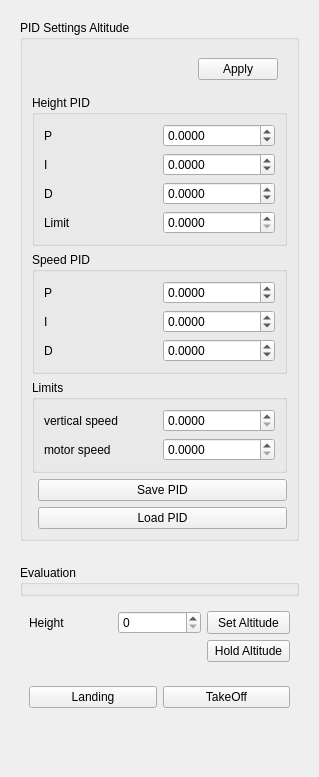
         <widget class="QWidget" name="tab_3">
          <attribute name="title">
           <string>Altitude Control</string>
          </attribute>
          <layout class="QVBoxLayout" name="verticalLayout_8">
           <item>
            <widget class="QWidget" name="widget_10" native="true">
             <property name="sizePolicy">
              <sizepolicy hsizetype="Minimum" vsizetype="Minimum">
               <horstretch>0</horstretch>
               <verstretch>0</verstretch>
              </sizepolicy>
             </property>
             <layout class="QVBoxLayout" name="verticalLayout_4">
              <item>
               <widget class="QGroupBox" name="groupBox_PID_Attitude_2">
                <property name="sizePolicy">
                 <sizepolicy hsizetype="Minimum" vsizetype="Preferred">
                  <horstretch>0</horstretch>
                  <verstretch>0</verstretch>
                 </sizepolicy>
                </property>
                <property name="title">
                 <string>PID Settings Altitude</string>
                </property>
                <layout class="QFormLayout" name="formLayout_4">
                 <property name="fieldGrowthPolicy">
                  <enum>QFormLayout::AllNonFixedFieldsGrow</enum>
                 </property>
                 <item row="0" column="0" colspan="2">
                  <widget class="QWidget" name="widget_11" native="true">
                   <property name="sizePolicy">
                    <sizepolicy hsizetype="Minimum" vsizetype="Preferred">
                     <horstretch>0</horstretch>
                     <verstretch>0</verstretch>
                    </sizepolicy>
                   </property>
                   <layout class="QHBoxLayout" name="horizontalLayout_5">
                    <item>
                     <spacer name="horizontalSpacer_2">
                      <property name="orientation">
                       <enum>Qt::Horizontal</enum>
                      </property>
                      <property name="sizeHint" stdset="0">
                       <size>
                        <width>157</width>
                        <height>20</height>
                       </size>
                      </property>
                     </spacer>
                    </item>
                    <item>
                     <widget class="QPushButton" name="setOPID_alt">
                      <property name="text">
                       <string>Apply</string>
                      </property>
                     </widget>
                    </item>
                   </layout>
                  </widget>
                 </item>
                 <item row="1" column="0" colspan="2">
                  <widget class="QGroupBox" name="groupBox_7">
                   <property name="title">
                    <string>Height PID</string>
                   </property>
                   <layout class="QGridLayout" name="gridLayout_14">
                    <item row="0" column="0">
                     <widget class="QLabel" name="label_19">
                      <property name="text">
                       <string>P</string>
                      </property>
                     </widget>
                    </item>
                    <item row="0" column="1">
                     <widget class="QDoubleSpinBox" name="doubleSpinBox_outP_alt">
                      <property name="decimals">
                       <number>4</number>
                      </property>
                      <property name="minimum">
                       <double>-10.000000000000000</double>
                      </property>
                      <property name="maximum">
                       <double>10.000000000000000</double>
                      </property>
                     </widget>
                    </item>
                    <item row="1" column="1">
                     <widget class="QDoubleSpinBox" name="doubleSpinBox_outI_alt">
                      <property name="decimals">
                       <number>4</number>
                      </property>
                      <property name="minimum">
                       <double>-10.000000000000000</double>
                      </property>
                      <property name="maximum">
                       <double>10.000000000000000</double>
                      </property>
                     </widget>
                    </item>
                    <item row="2" column="1">
                     <widget class="QDoubleSpinBox" name="doubleSpinBox_outD_alt">
                      <property name="enabled">
                       <bool>true</bool>
                      </property>
                      <property name="decimals">
                       <number>4</number>
                      </property>
                      <property name="minimum">
                       <double>-10.000000000000000</double>
                      </property>
                      <property name="maximum">
                       <double>10.000000000000000</double>
                      </property>
                     </widget>
                    </item>
                    <item row="3" column="1">
                     <widget class="QDoubleSpinBox" name="doubleSpinBox_outLimit_alt">
                      <property name="decimals">
                       <number>4</number>
                      </property>
                      <property name="maximum">
                       <double>300.000000000000000</double>
                      </property>
                     </widget>
                    </item>
                    <item row="1" column="0">
                     <widget class="QLabel" name="label_20">
                      <property name="text">
                       <string>I</string>
                      </property>
                     </widget>
                    </item>
                    <item row="2" column="0">
                     <widget class="QLabel" name="label_24">
                      <property name="enabled">
                       <bool>true</bool>
                      </property>
                      <property name="text">
                       <string>D</string>
                      </property>
                     </widget>
                    </item>
                    <item row="3" column="0">
                     <widget class="QLabel" name="label_25">
                      <property name="text">
                       <string>Limit</string>
                      </property>
                     </widget>
                    </item>
                   </layout>
                  </widget>
                 </item>
                 <item row="3" column="0" colspan="2">
                  <widget class="QGroupBox" name="groupBox_9">
                   <property name="title">
                    <string>Limits</string>
                   </property>
                   <layout class="QGridLayout" name="gridLayout_16">
                    <item row="1" column="1">
                     <widget class="QDoubleSpinBox" name="doubleSpinBox_filterW_alt">
                      <property name="decimals">
                       <number>4</number>
                      </property>
                      <property name="maximum">
                       <double>1.000000000000000</double>
                      </property>
                      <property name="singleStep">
                       <double>0.010000000000000</double>
                      </property>
                     </widget>
                    </item>
                    <item row="1" column="0">
                     <widget class="QLabel" name="label_30">
                      <property name="text">
                       <string>vertical speed</string>
                      </property>
                     </widget>
                    </item>
                    <item row="2" column="0">
                     <widget class="QLabel" name="label_29">
                      <property name="text">
                       <string>motor speed</string>
                      </property>
                     </widget>
                    </item>
                    <item row="2" column="1">
                     <widget class="QDoubleSpinBox" name="doubleSpinBox_filterDeltaW_alt">
                      <property name="decimals">
                       <number>4</number>
                      </property>
                      <property name="maximum">
                       <double>1.000000000000000</double>
                      </property>
                      <property name="singleStep">
                       <double>0.010000000000000</double>
                      </property>
                     </widget>
                    </item>
                   </layout>
                  </widget>
                 </item>
                 <item row="4" column="1">
                  <widget class="QPushButton" name="pushButton_save_alt">
                   <property name="sizePolicy">
                    <sizepolicy hsizetype="Minimum" vsizetype="Minimum">
                     <horstretch>0</horstretch>
                     <verstretch>0</verstretch>
                    </sizepolicy>
                   </property>
                   <property name="text">
                    <string>Save PID</string>
                   </property>
                   <property name="autoDefault">
                    <bool>false</bool>
                   </property>
                  </widget>
                 </item>
                 <item row="5" column="1">
                  <widget class="QPushButton" name="pushButton_load_alt">
                   <property name="sizePolicy">
                    <sizepolicy hsizetype="Minimum" vsizetype="Minimum">
                     <horstretch>0</horstretch>
                     <verstretch>0</verstretch>
                    </sizepolicy>
                   </property>
                   <property name="text">
                    <string>Load PID</string>
                   </property>
                   <property name="autoDefault">
                    <bool>false</bool>
                   </property>
                  </widget>
                 </item>
                 <item row="2" column="0" colspan="2">
                  <widget class="QGroupBox" name="groupBox_8">
                   <property name="title">
                    <string>Speed PID</string>
                   </property>
                   <layout class="QGridLayout" name="gridLayout_15">
                    <item row="2" column="0">
                     <widget class="QLabel" name="label_26">
                      <property name="text">
                       <string>D</string>
                      </property>
                     </widget>
                    </item>
                    <item row="2" column="1">
                     <widget class="QDoubleSpinBox" name="doubleSpinBox_inD_alt">
                      <property name="decimals">
                       <number>4</number>
                      </property>
                      <property name="minimum">
                       <double>-10.000000000000000</double>
                      </property>
                      <property name="maximum">
                       <double>10.000000000000000</double>
                      </property>
                      <property name="singleStep">
                       <double>0.010000000000000</double>
                      </property>
                     </widget>
                    </item>
                    <item row="0" column="0">
                     <widget class="QLabel" name="label_27">
                      <property name="text">
                       <string>P</string>
                      </property>
                     </widget>
                    </item>
                    <item row="1" column="1">
                     <widget class="QDoubleSpinBox" name="doubleSpinBox_inI_alt">
                      <property name="decimals">
                       <number>4</number>
                      </property>
                      <property name="minimum">
                       <double>-10.000000000000000</double>
                      </property>
                      <property name="maximum">
                       <double>10.000000000000000</double>
                      </property>
                      <property name="singleStep">
                       <double>0.010000000000000</double>
                      </property>
                     </widget>
                    </item>
                    <item row="0" column="1">
                     <widget class="QDoubleSpinBox" name="doubleSpinBox_inP_alt">
                      <property name="decimals">
                       <number>4</number>
                      </property>
                      <property name="minimum">
                       <double>-10.000000000000000</double>
                      </property>
                      <property name="maximum">
                       <double>10.000000000000000</double>
                      </property>
                     </widget>
                    </item>
                    <item row="1" column="0">
                     <widget class="QLabel" name="label_28">
                      <property name="text">
                       <string>I         </string>
                      </property>
                     </widget>
                    </item>
                   </layout>
                  </widget>
                 </item>
                </layout>
               </widget>
              </item>
             </layout>
            </widget>
           </item>
           <item>
            <widget class="QWidget" name="widget_tl_2" native="true">
             <property name="sizePolicy">
              <sizepolicy hsizetype="Minimum" vsizetype="Minimum">
               <horstretch>0</horstretch>
               <verstretch>0</verstretch>
              </sizepolicy>
             </property>
             <layout class="QGridLayout" name="gridLayout_11">
              <item row="0" column="2">
               <widget class="QGroupBox" name="groupBox_6">
                <property name="title">
                 <string>Evaluation</string>
                </property>
               </widget>
              </item>
              <item row="3" column="2">
               <spacer name="verticalSpacer">
                <property name="orientation">
                 <enum>Qt::Vertical</enum>
                </property>
                <property name="sizeHint" stdset="0">
                 <size>
                  <width>20</width>
                  <height>40</height>
                 </size>
                </property>
               </spacer>
              </item>
              <item row="1" column="2">
               <widget class="QWidget" name="widget_7" native="true">
                <property name="sizePolicy">
                 <sizepolicy hsizetype="Minimum" vsizetype="Minimum">
                  <horstretch>0</horstretch>
                  <verstretch>0</verstretch>
                 </sizepolicy>
                </property>
                <layout class="QGridLayout" name="gridLayout_12">
                 <item row="0" column="0">
                  <widget class="QLabel" name="label_15">
                   <property name="text">
                    <string>Height</string>
                   </property>
                  </widget>
                 </item>
                 <item row="1" column="2">
                  <widget class="QPushButton" name="pushButton">
                   <property name="text">
                    <string>Hold Altitude</string>
                   </property>
                  </widget>
                 </item>
                 <item row="0" column="2">
                  <widget class="QPushButton" name="pushButton_setAlt">
                   <property name="sizePolicy">
                    <sizepolicy hsizetype="Minimum" vsizetype="Minimum">
                     <horstretch>0</horstretch>
                     <verstretch>0</verstretch>
                    </sizepolicy>
                   </property>
                   <property name="text">
                    <string>Set Altitude</string>
                   </property>
                  </widget>
                 </item>
                 <item row="0" column="1">
                  <widget class="QSpinBox" name="spinBox">
                   <property name="maximum">
                    <number>500</number>
                   </property>
                   <property name="singleStep">
                    <number>10</number>
                   </property>
                  </widget>
                 </item>
                </layout>
               </widget>
              </item>
              <item row="2" column="2">
               <widget class="QWidget" name="widget_12" native="true">
                <layout class="QGridLayout" name="gridLayout_13">
                 <item row="0" column="0">
                  <widget class="QPushButton" name="pushButton_landing">
                   <property name="text">
                    <string>Landing</string>
                   </property>
                  </widget>
                 </item>
                 <item row="0" column="1">
                  <widget class="QPushButton" name="pushButton_takeOff">
                   <property name="text">
                    <string>TakeOff</string>
                   </property>
                  </widget>
                 </item>
                </layout>
               </widget>
              </item>
             </layout>
            </widget>
           </item>
          </layout>
         </widget>
